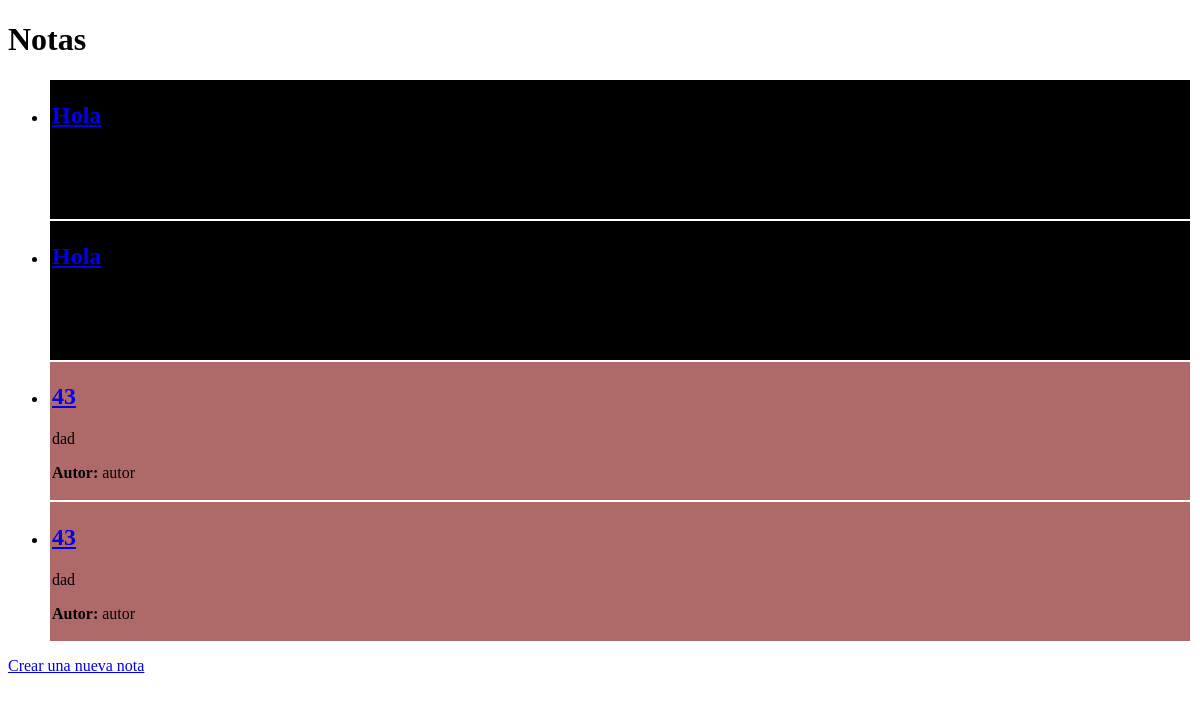
The page /notas/ on the database as committed earlier.
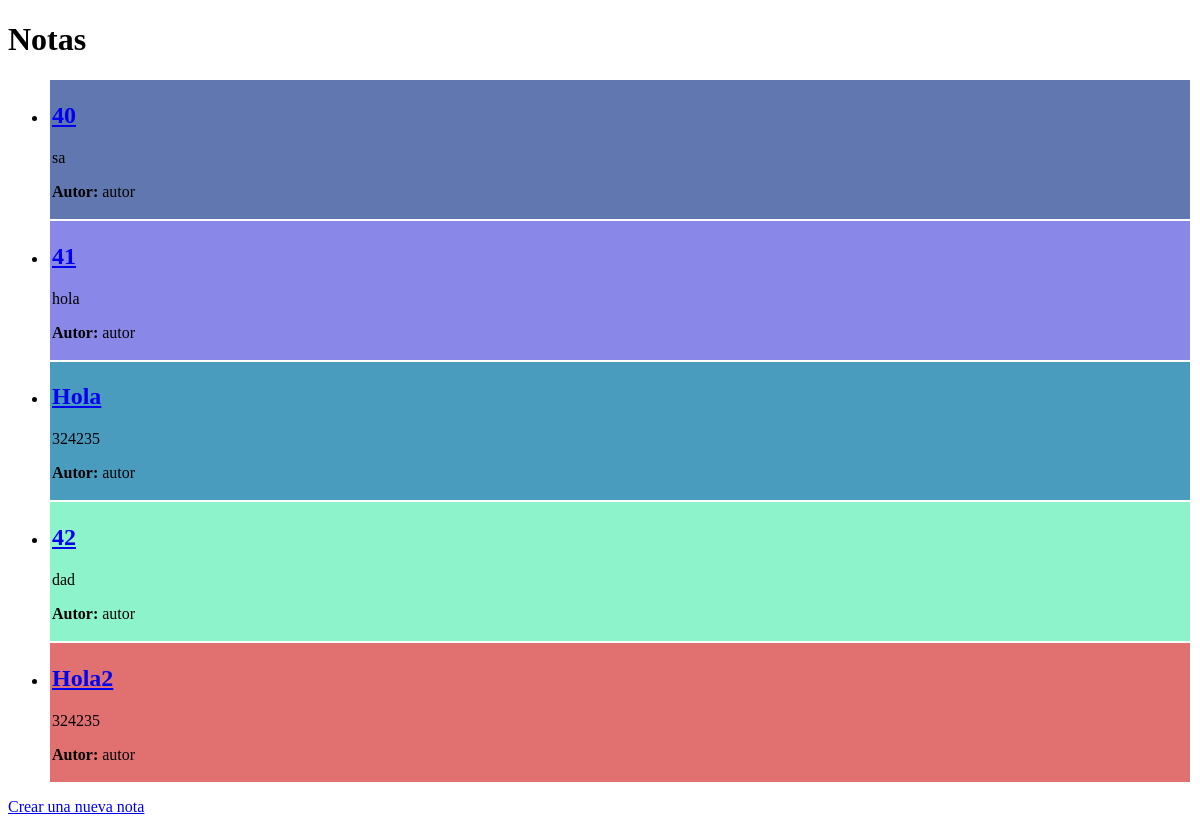
The same page on the database as committed later.
### notas/models.py (models this page shows, shortened)
class Nota(models.Model):
    titulo = models.CharField(max_length=200)
    contenido = models.TextField()
    color = models.CharField(max_length=20)
    autor = models.CharField(max_length=100 )
    fecha_modificacion = models.DateTimeField('fecha de modificación')

### notas/views.py (the view)
# urls.py: path("", views.index, name="index"),
def index(request):
    notas_recientes = Nota.objects.order_by("-fecha_modificacion")[:5]
    template = loader.get_template("notas/index.html")
    contexto = {
        "notas_recientes": notas_recientes,
    }
    return HttpResponse(template.render(contexto, request))

### notas/templates/notas/index.html (shortened to what this page needs)
<!DOCTYPE html>
<html>
<head>
</head>
<body>
    <h1>Notas</h1>
    {% if notas_recientes %}
        <ul>
        {% for notas in notas_recientes %}
            <li>
                <div style="background-color: {{ notas.color }}; padding: 2px; margin: 2px;">
                    <h2><a href="/notas/{{ notas.id }}/">{{ notas.titulo }}</a></h2>
                    <p>{{ notas.contenido }}</p>
                    <p><strong>Autor:</strong> {{ notas.autor }}</p>
                </div>
            </li>
        {% endfor %}
        </ul>
    {% else %}
        <p>No hay notas disponibles.</p>
    {% endif %}
    <a href="/notas/crear/">Crear una nueva nota</a>
</body>
</html>

Rows that differ between the two databases and show on the page:
added Nota: titulo "40", contenido "sa", autor "autor", color "#6077af" (drawn)
changed Nota: color "#b06969" → "#8987e8" (drawn); titulo "43" → "41"; contenido "dad" → "hola"; moves up the list
changed Nota "Hola": color "#000000" → "#4a9cbf" (drawn); contenido (not shown) → "324235"; autor (not shown) → "autor"
changed Nota "dad": color "#b06969" → "#8cf3cb" (drawn); titulo "43" → "42"
changed Nota: color "#000000" → "#e17070" (drawn); titulo "Hola" → "Hola2"; contenido (not shown) → "324235"; autor (not shown) → "autor"; moves down the list
